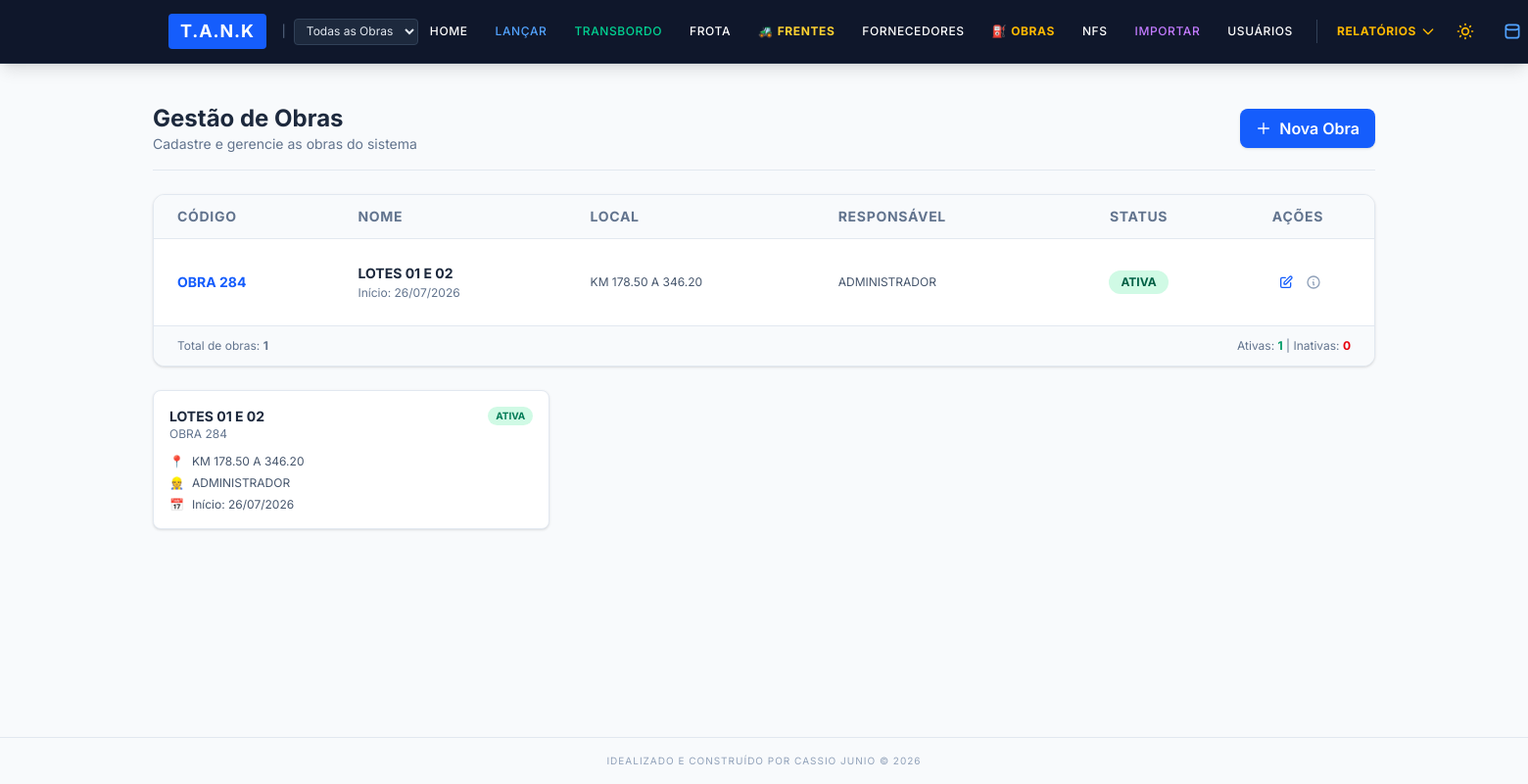
/obras (signed in), run on the app's committed database.
### app/models.py (models this page shows, shortened)
class Obra(db.Model):
    __tablename__ = 'obras'
    id = db.Column(db.Integer, primary_key=True)
    codigo = db.Column(db.String(20), unique=True, nullable=False, index=True)
    nome = db.Column(db.String(150), nullable=False)
    local = db.Column(db.String(200))
    responsavel = db.Column(db.String(100))
    ativa = db.Column(db.Boolean, default=True, nullable=False)
    data_inicio = db.Column(db.Date)
    data_criacao = db.Column(db.DateTime, default=datetime.utcnow)
    abastecimentos = db.relationship('Abastecimento', backref='obra_rel', lazy=True)
    entradas = db.relationship('EntradaInsumo', backref='obra_rel', lazy=True)
    transferencias = db.relationship('Transferencia', backref='obra_rel', lazy=True)
    fornecedores = db.relationship('Fornecedor', backref='obra_rel', lazy=True)
    usuarios = db.relationship('Usuario', backref='obra_rel', lazy=True, foreign_keys='Usuario.obra_padrao_id')
    frentes_servico = db.relationship('FrenteServico', backref='obra_rel', lazy=True)

### app/routes/cadastros.py (the view, shortened to what this page needs)
@cadastros_bp.route('/obras', methods=['GET', 'POST'])
@admin_required
def obras():
    return render_template('obras.html', obras=Obra.query.order_by(Obra.ativa.desc(), Obra.nome.asc()).all())

### app/models.py (called while the page is built)
@login_manager.user_loader
def load_user(user_id):
    return Usuario.query.get(int(user_id))

    @property
    def is_admin(self):
        return self.nivel_acesso == 'administrador'

    @property
    def is_lancador(self):
        return self.nivel_acesso in ['administrador', 'lancador']

    @property
    def is_global(self):
        return self.acesso_global or self.is_admin

### app/routes/auth.py (called while the page is built)
def admin_required(f):
    @wraps(f)
    def decorated_function(*args, **kwargs):
        if not current_user.is_authenticated or not current_user.is_admin:
            flash('Acesso negado. Funcionalidade restrita a Administradores.', 'danger')
            return redirect(url_for('dashboard.index'))
        return f(*args, **kwargs)
    return decorated_function

### app/templates/obras.html (shortened to what this page needs)
{% extends "base.html" %}
{% block content %}
<div x-data="{ openModal: false, editMode: false, obraEdit: {} }" class="space-y-6">
    <div class="flex flex-col sm:flex-row sm:items-center sm:justify-between border-b border-slate-200 dark:border-slate-700 pb-4">
        <div>
            <h1 class="text-2xl font-bold text-slate-800 dark:text-white">Gestão de Obras</h1>
            <p class="text-slate-500 dark:text-slate-400 text-sm">Cadastre e gerencie as obras do sistema</p>
        </div>
        <button @click="openModal = true; editMode = false; obraEdit = {}"
                class="mt-3 sm:mt-0 bg-blue-600 hover:bg-blue-700 text-white px-4 py-2 rounded-lg font-semibold shadow-sm transition flex items-center gap-2">
            <svg class="w-4 h-4" fill="none" stroke="currentColor" viewBox="0 0 24 24">
                <path stroke-linecap="round" stroke-linejoin="round" stroke-width="2" d="M12 4v16m8-8H4"></path>
            </svg>
            Nova Obra
        </button>
    </div>
    <div class="bg-white dark:bg-slate-800 rounded-xl shadow-sm border border-slate-200 dark:border-slate-700 overflow-hidden">
        {% if obras %}
        <div class="overflow-x-auto">
            <table class="min-w-full divide-y divide-slate-200 dark:divide-slate-700 text-sm">
                <thead class="bg-slate-50 dark:bg-slate-900/50 text-slate-500 dark:text-slate-400 font-semibold uppercase">
                    <tr>
                        <th class="px-6 py-3 text-left tracking-wider">Código</th>
                        <th class="px-6 py-3 text-left tracking-wider">Nome</th>
                        <th class="px-6 py-3 text-left tracking-wider">Local</th>
                        <th class="px-6 py-3 text-left tracking-wider">Responsável</th>
                        <th class="px-6 py-3 text-center tracking-wider">Status</th>
                        <th class="px-6 py-3 text-center tracking-wider">Ações</th>
                    </tr>
                </thead>
                <tbody class="divide-y divide-slate-200 dark:divide-slate-700">
                    {% for obra in obras %}
                    <tr class="hover:bg-slate-50 dark:hover:bg-slate-700/50 transition">
                        <td class="px-6 py-4">
                            <span class="font-bold text-blue-600 dark:text-blue-400">{{ obra.codigo }}</span>
                        </td>
                        <td class="px-6 py-4">
                            <div class="font-bold text-slate-800 dark:text-white">{{ obra.nome }}</div>
                            {% if obra.data_inicio %}
                            <div class="text-xs text-slate-500 dark:text-slate-400 mt-0.5">
                                Início: {{ obra.data_inicio.strftime('%d/%m/%Y') }}
                            </div>
                            {% endif %}
                        </td>
                        <td class="px-6 py-4 text-slate-600 dark:text-slate-300 text-xs">
                            {{ obra.local or '-' }}
                        </td>
                        <td class="px-6 py-4 text-slate-600 dark:text-slate-300 text-xs">
                            {{ obra.responsavel or '-' }}
                        </td>
                        <td class="px-6 py-4 text-center">
                            <form action="{{ url_for('cadastros.toggle_obra', id=obra.id) }}" method="POST" class="inline">
                                <button type="submit"
                                        class="px-3 py-1 rounded-full text-xs font-bold transition
                                               {% if obra.ativa %}
                                               bg-emerald-100 text-emerald-800 dark:bg-emerald-500/20 dark:text-emerald-400 hover:bg-emerald-200
                                               {% else %}
                                               bg-red-100 text-red-800 dark:bg-red-500/20 dark:text-red-400 hover:bg-red-200
                                               {% endif %}">
                                    {{ 'ATIVA' if obra.ativa else 'INATIVA' }}
                                </button>
                            </form>
                        </td>
                        <td class="px-6 py-4 text-center">
                            <div class="flex items-center justify-center gap-2">
                                <button @click="openModal = true; editMode = true; obraEdit = {
                                    id: '{{ obra.id }}',
                                    codigo: '{{ obra.codigo }}',
                                    nome: '{{ obra.nome }}',
                                    local: '{{ obra.local or '' }}',
                                    responsavel: '{{ obra.responsavel or '' }}',
                                    data_inicio: '{{ obra.data_inicio or '' }}'
                                }"
                                class="text-blue-600 hover:text-blue-800 dark:text-blue-400 dark:hover:text-blue-300 transition p-1"
                                title="Editar Obra">
                                    <svg class="w-4 h-4" fill="none" stroke="currentColor" viewBox="0 0 24 24">
                                        <path stroke-linecap="round" stroke-linejoin="round" stroke-width="2" d="M11 5H6a2 2 0 00-2 2v11a2 2 0 002 2h11a2 2 0 002-2v-5m-1.414-9.414a2 2 0 112.828 2.828L11.828 15H9v-2.828l8.586-8.586z"></path>
                                    </svg>
                                </button>
                                <div class="relative group">
                                    <span class="text-slate-400 hover:text-slate-600 dark:hover:text-slate-300 transition p-1 cursor-help">
                                        <svg class="w-4 h-4" fill="none" stroke="currentColor" viewBox="0 0 24 24">
                                            <path stroke-linecap="round" stroke-linejoin="round" stroke-width="2" d="M13 16h-1v-4h-1m1-4h.01M21 12a9 9 0 11-18 0 9 9 0 0118 0z"></path>
                                        </svg>
                                    </span>
                                </div>
                            </div>
                        </td>
                    </tr>
                    {% endfor %}
                </tbody>
            </table>
        </div>
        <div class="px-6 py-3 bg-slate-50 dark:bg-slate-900/50 border-t border-slate-200 dark:border-slate-700 flex justify-between items-center text-xs text-slate-500 dark:text-slate-400">
            <span>Total de obras: <strong>{{ obras|length }}</strong></span>
            <span>
                Ativas: <strong class="text-emerald-600">{{ obras|selectattr('ativa', 'equalto', true)|list|length }}</strong> |
                Inativas: <strong class="text-red-600">{{ obras|selectattr('ativa', 'equalto', false)|list|length }}</strong>
            </span>
        </div>
        {% endif %}
    </div>
    {% if obras %}
    <div class="grid grid-cols-1 md:grid-cols-3 gap-4 mt-6">
        {% for obra in obras %}
        <div class="bg-white dark:bg-slate-800 rounded-lg shadow-sm border border-slate-200 dark:border-slate-700 p-4 hover:shadow-md transition
                    {% if not obra.ativa %}opacity-60{% endif %}">
            <div class="flex items-start justify-between mb-3">
                <div>
                    <h4 class="font-bold text-slate-800 dark:text-white text-sm">{{ obra.nome }}</h4>
                    <p class="text-xs text-slate-500 dark:text-slate-400">{{ obra.codigo }}</p>
                </div>
                <span class="px-2 py-0.5 rounded-full text-[10px] font-bold
                           {% if obra.ativa %}
                           bg-emerald-100 text-emerald-700 dark:bg-emerald-500/20 dark:text-emerald-400
                           {% else %}
                           bg-red-100 text-red-700 dark:bg-red-500/20 dark:text-red-400
                           {% endif %}">
                    {{ 'ATIVA' if obra.ativa else 'INATIVA' }}
                </span>
            </div>
            <div class="space-y-1.5 text-xs text-slate-600 dark:text-slate-400">
                {% if obra.local %}
                <div class="flex items-start gap-2">
                    <span>📍</span>
                    <span>{{ obra.local }}</span>
                </div>
                {% endif %}
                {% if obra.responsavel %}
                <div class="flex items-start gap-2">
                    <span>👷</span>
                    <span>{{ obra.responsavel }}</span>
                </div>
                {% endif %}
                {% if obra.data_inicio %}
                <div class="flex items-start gap-2">
                    <span>📅</span>
                    <span>Início: {{ obra.data_inicio.strftime('%d/%m/%Y') }}</span>
                </div>
                {% endif %}
            </div>
        </div>
        {% endfor %}
    </div>
    {% endif %}
</div>
{% endblock %}

### app/templates/base.html (style rules this page uses)
body { font-family: 'Inter', sans-serif; }

### data on the page
Obra: codigo "OBRA 284", nome "LOTES 01 E 02", data_inicio "26/07/2026", local "KM 178.50 A 346.20", responsavel "ADMINISTRADOR", ativa "ATIVA"

### other printed values
{{ obras|length }} "1"
{{ obras|selectattr('ativa', 'equalto', true)|list|length }} "1"
{{ obras|selectattr('ativa', 'equalto', false)|list|length }} "0"
